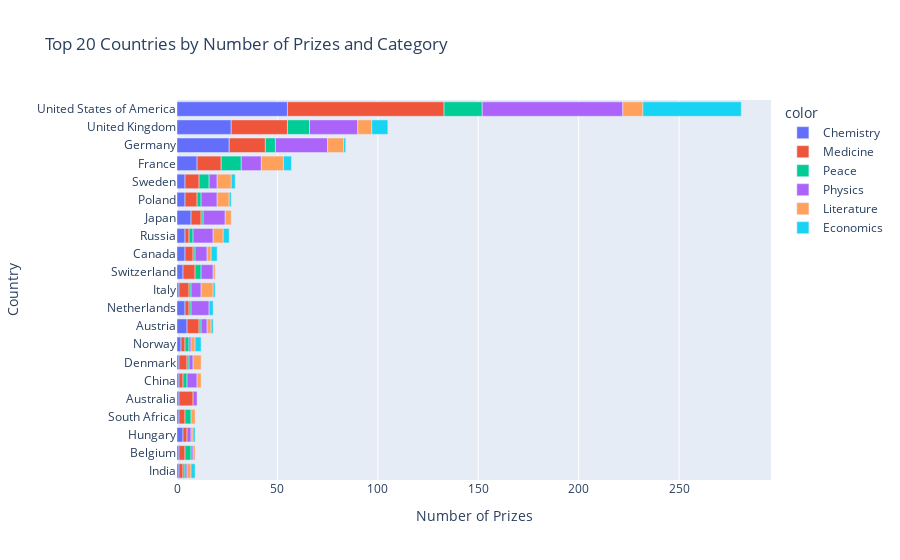

Notebook cell for this chart:
### Code cell
h_bar_cat_country = px.bar(x=merged_df.cat_prize,
                       y=merged_df.birth_country_current,
                       color=merged_df.category,
                       orientation='h',
                       height = 800,
                       title='Top 20 Countries by Number of Prizes and Category')
 
h_bar_cat_country.update_layout(xaxis_title='Number of Prizes', 
                            yaxis_title='Country')
h_bar_cat_country.show()

### Figure 1 — Plotly figure (JSON) as saved in the notebook; plotly's stock layout.template omitted (floating-point values rounded to 4 significant figures)
{"data": [{"alignmentgroup": "True", "hovertemplate": "color=Chemistry<br>x=%{x}<br>y=%{y}<extra></extra>", "legendgroup": "Chemistry", "marker": {"color": "#636efa", "pattern": {"shape": ""}}, "name": "Chemistry", "offsetgroup": "Chemistry", "orientation": "h", "showlegend": true, "textposition": "auto", "type": "bar", "x": [1, 1, 3, 1, 1, 1, 1, 2, 5, 4, 1, 3, 4, 4, 7, 4, 4, 10, 26, 27, 55], "xaxis": "x", "y": ["India", "Belgium", "Hungary", "South Africa", "Australia", "China", "Denmark", "Norway", "Austria", "Netherlands", "Italy", "Switzerland", "Canada", "Russia", "Japan", "Poland", "Sweden", "France", "Germany", "United Kingdom", "United States of America"], "yaxis": "y"}, {"alignmentgroup": "True", "hovertemplate": "color=Medicine<br>x=%{x}<br>y=%{y}<extra></extra>", "legendgroup": "Medicine", "marker": {"color": "#EF553B", "pattern": {"shape": ""}}, "name": "Medicine", "offsetgroup": "Medicine", "orientation": "h", "showlegend": true, "textposition": "auto", "type": "bar", "x": [3, 2, 3, 2, 7, 4, 2, 2, 6, 2, 5, 6, 4, 2, 5, 6, 7, 12, 18, 28, 78], "xaxis": "x", "y": ["Belgium", "Hungary", "South Africa", "India", "Australia", "Denmark", "China", "Norway", "Austria", "Netherlands", "Italy", "Switzerland", "Canada", "Russia", "Japan", "Poland", "Sweden", "France", "Germany", "United Kingdom", "United States of America"], "yaxis": "y"}, {"alignmentgroup": "True", "hovertemplate": "color=Peace<br>x=%{x}<br>y=%{y}<extra></extra>", "legendgroup": "Peace", "marker": {"color": "#00cc96", "pattern": {"shape": ""}}, "name": "Peace", "offsetgroup": "Peace", "orientation": "h", "showlegend": true, "textposition": "auto", "type": "bar", "x": [3, 3, 1, 2, 1, 2, 1, 1, 1, 3, 1, 2, 1, 2, 5, 10, 5, 11, 19], "xaxis": "x", "y": ["Belgium", "South Africa", "India", "China", "Denmark", "Norway", "Netherlands", "Austria", "Italy", "Switzerland", "Canada", "Russia", "Japan", "Poland", "Sweden", "France", "Germany", "United Kingdom", "United States of America"], "yaxis": "y"}, {"alignmentgroup": "True", "hovertemplate": "color=Physics<br>x=%{x}<br>y=%{y}<extra></extra>", "legendgroup": "Physics", "marker": {"color": "#ab63fa", "pattern": {"shape": ""}}, "name": "Physics", "offsetgroup": "Physics", "orientation": "h", "showlegend": true, "textposition": "auto", "type": "bar", "x": [1, 2, 1, 2, 5, 1, 2, 3, 9, 5, 6, 6, 10, 11, 8, 4, 10, 26, 24, 70], "xaxis": "x", "y": ["Belgium", "Hungary", "India", "Australia", "China", "Norway", "Denmark", "Austria", "Netherlands", "Italy", "Switzerland", "Canada", "Russia", "Japan", "Poland", "Sweden", "France", "Germany", "United Kingdom", "United States of America"], "yaxis": "y"}, {"alignmentgroup": "True", "hovertemplate": "color=Literature<br>x=%{x}<br>y=%{y}<extra></extra>", "legendgroup": "Literature", "marker": {"color": "#FFA15A", "pattern": {"shape": ""}}, "name": "Literature", "offsetgroup": "Literature", "orientation": "h", "showlegend": true, "textposition": "auto", "type": "bar", "x": [1, 1, 2, 2, 2, 4, 2, 2, 6, 1, 2, 5, 3, 6, 7, 11, 8, 7, 10], "xaxis": "x", "y": ["Belgium", "Hungary", "India", "South Africa", "China", "Denmark", "Norway", "Austria", "Italy", "Switzerland", "Canada", "Russia", "Japan", "Poland", "Sweden", "France", "Germany", "United Kingdom", "United States of America"], "yaxis": "y"}, {"alignmentgroup": "True", "hovertemplate": "color=Economics<br>x=%{x}<br>y=%{y}<extra></extra>", "legendgroup": "Economics", "marker": {"color": "#19d3f3", "pattern": {"shape": ""}}, "name": "Economics", "offsetgroup": "Economics", "orientation": "h", "showlegend": true, "textposition": "auto", "type": "bar", "x": [1, 2, 3, 1, 2, 1, 3, 3, 1, 2, 4, 1, 8, 49], "xaxis": "x", "y": ["Hungary", "India", "Norway", "Austria", "Netherlands", "Italy", "Canada", "Russia", "Poland", "Sweden", "France", "Germany", "United Kingdom", "United States of America"], "yaxis": "y"}], "layout": {"autosize": true, "barmode": "relative", "legend": {"title": {"text": "color"}, "tracegroupgap": 0}, "title": {"text": "Top 20 Countries by Number of Prizes and Category"}, "xaxis": {"anchor": "y", "autorange": true, "domain": [0, 1], "range": [0, 295.8], "title": {"text": "Number of Prizes"}, "type": "linear"}, "yaxis": {"anchor": "x", "autorange": true, "domain": [0, 1], "range": [-0.5, 20.5], "title": {"text": "Country"}, "type": "category"}}}
